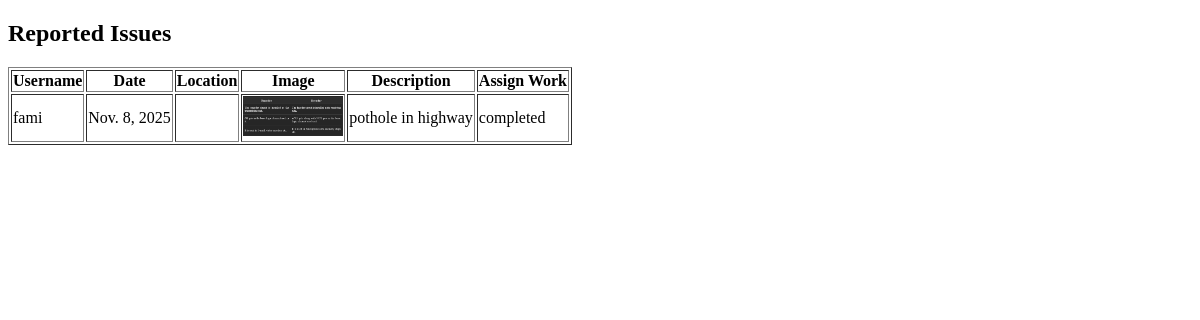
Page /issues on the earlier database version.
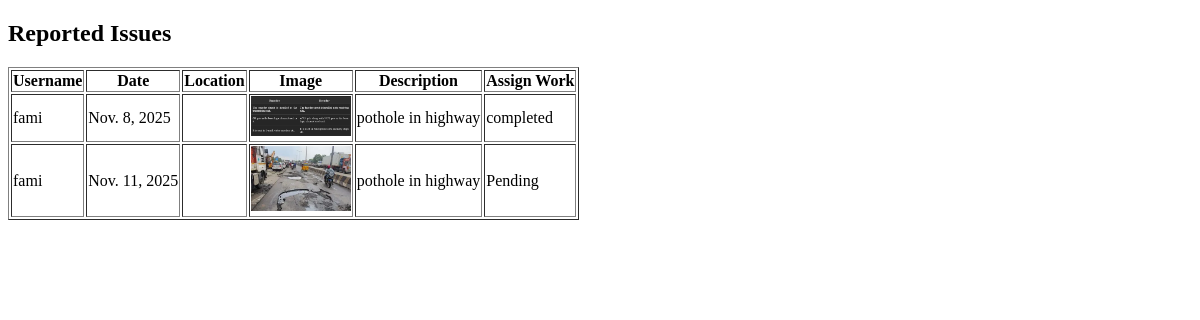
Same page on the later database version.
### roadapp/models.py (models this page shows)
class ReportTable(models.Model):
    USER_ID=models.ForeignKey(UserTable,on_delete=models.CASCADE,null=True,blank=True)
    DEPARTMENT_ID=models.ForeignKey(Department,on_delete=models.CASCADE,null=True,blank=True)
    Message=models.CharField(max_length=200,null=True,blank=True)
    Time=models.DateTimeField(auto_now_add=True)
    Date=models.DateField(auto_now_add=True)
    Latitude=models.FloatField(max_length=50,null=True,blank=True)
    longitude=models.FloatField(max_length=50,null=True,blank=True)
    Image=models.FileField(null=True,blank=True)
    Description=models.CharField(max_length=200,null=True,blank=True)
    Status=models.CharField(max_length=20,null=True,blank=True)

class UserTable(models.Model):
    LOGIN=models.ForeignKey(LoginTable,on_delete=models.CASCADE,null=True,blank=True)
    Name=models.CharField(max_length=20,null=True,blank=True)
    Age=models.IntegerField(null=True,blank=True)
    Gender=models.CharField(max_length=20,null=True,blank=True)
    Address=models.CharField(max_length=50,null=True,blank=True)
    Phone=models.BigIntegerField(null=True,blank=True)
    Email=models.CharField(max_length=50,null=True,blank=True)

class AssignWorkTable(models.Model):
    REPORT_ID=models.ForeignKey(ReportTable,on_delete=models.CASCADE,null=True,blank=True,related_name='assignments')
    Enddate=models.DateField(null=True,blank=True)
    Status=models.CharField(max_length=20,null=True,blank=True,default='pending')

### roadapp/views.py (the view)
# urls.py: path('issues', issues.as_view(), name='issues'),
class issues(View):
    def get(self, request):
        obj = ReportTable.objects.all()
        return render(request, "Administration/assignwork.html", {'val': obj})

### templates/Administration/assignwork.html (shortened to what this page needs)
<!DOCTYPE html>
<html>
<head>
</head>
<body>
    <h2>Reported Issues</h2>
    <table border="1">
        <tr>
            <th>Username</th>
            <th>Date</th>
            <th>Location</th>
            <th>Image</th>
            <th>Description</th>
            <th>Assign Work</th>
        </tr>
{% for issue in val %}
<tr>
    <td>{{ issue.USER_ID.Name }}</td>
    <td>{{ issue.Date }}</td>
    <td>{{ issue.Location }}</td>
    <td>
        {% if issue.Image %}
            <img src="{{ issue.Image.url }}" width="100"/>
        {% else %}
            No image
        {% endif %}
    </td>
    <td>{{ issue.Description }}</td>
    {% with assignment=issue.assignments.first %}
        {% if assignment %}
            <td>{{ assignment.Status }}</td>
        {% else %}
            <td>
                <a href="assignwork/{{ issue.id }}">Assign Work</a>
            </td>
        {% endif %}
    {% endwith %}
</tr>
{% endfor %}
    </table>
</body>
</html>

Differences in the rows shown:
added ReportTable: USER_ID.Name "fami", Date "Nov. 11, 2025", Image (picture), Description "pothole in highway", assignments.first.Status "Pending"
